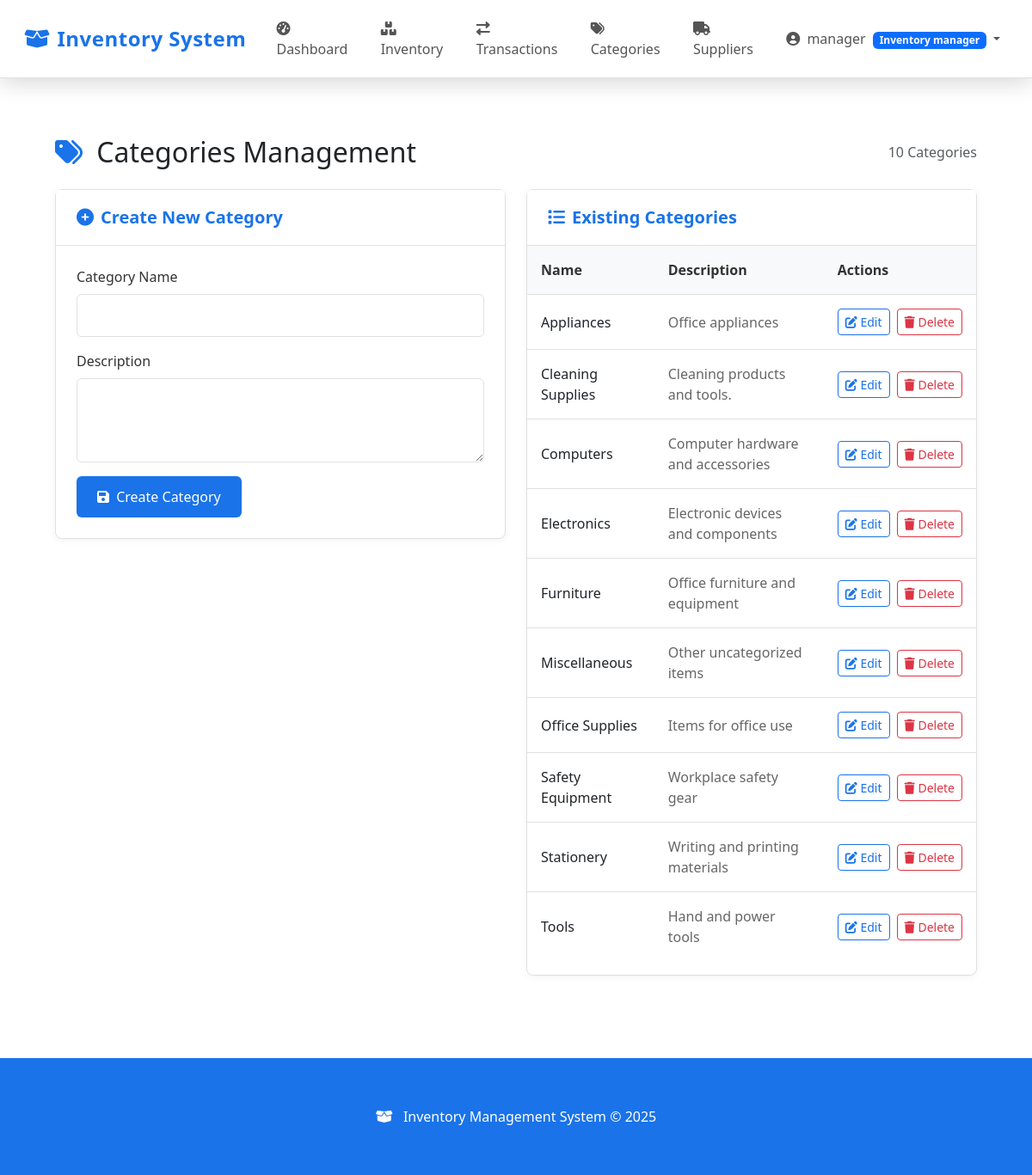
/admin/categories.php (signed in), run on the app's committed database.
### tables this page shows
CREATE TABLE `users` (
  `id` int(11) NOT NULL,
  `username` varchar(50) NOT NULL,
  `password` varchar(255) NOT NULL,
  `email` varchar(100) NOT NULL,
  `role` enum('admin','inventory_manager','staff') NOT NULL DEFAULT 'staff',
  `is_active` tinyint(1) DEFAULT 1,
  `created_at` timestamp NOT NULL DEFAULT current_timestamp(),
  `updated_at` timestamp NOT NULL DEFAULT current_timestamp() ON UPDATE current_timestamp()
);

CREATE TABLE `categories` (
  `id` int(11) NOT NULL,
  `name` varchar(100) NOT NULL,
  `description` text DEFAULT NULL,
  `created_at` timestamp NOT NULL DEFAULT current_timestamp(),
  `updated_at` timestamp NOT NULL DEFAULT current_timestamp() ON UPDATE current_timestamp()
);

### includes/auth.php (called while the page is built, shortened)
<?php
function isLoggedIn() {
    return isset($_SESSION['user_id']);
}
function hasPermission($permissionName) {
    $conn = getDBConnection();
    $userId = $_SESSION['user_id'];
    $stmt = $conn->prepare("SELECT p.name FROM user_permissions up
                           JOIN permissions p ON up.permission_id = p.id
                           WHERE up.user_id = ? AND p.name = ?");
    $stmt->bind_param("is", $userId, $permissionName);
    $stmt->execute();
    $result = $stmt->get_result();
    if ($result->num_rows > 0) {
        return true;
    }
    $stmt = $conn->prepare("SELECT p.name FROM users u
                           JOIN role_permissions rp ON u.role = rp.role
                           JOIN permissions p ON rp.permission_id = p.id
                           WHERE u.id = ? AND p.name = ?");
    $stmt->bind_param("is", $userId, $permissionName);
    $stmt->execute();
    $result = $stmt->get_result();
    $hasPermission = $result->num_rows > 0;
    return $hasPermission;
}
function getCurrentUserRole() {
    $conn = getDBConnection();
    $stmt = $conn->prepare("SELECT role FROM users WHERE id = ?");
    $stmt->bind_param("i", $_SESSION['user_id']);
    $stmt->execute();
    $result = $stmt->get_result();
    $role = $result->fetch_assoc()['role'];
    return $role;
}

### includes/functions.php (called while the page is built, shortened)
<?php
require_once __DIR__ . '/auth.php';
function getDashboardLink() {
    $role = getCurrentUserRole();
    switch ($role) {
        case 'inventory_manager':
            return BASE_URL . '/manager/dashboard.php';
    }
}

### includes/db_operations.php (called while the page is built, shortened)
<?php
require_once __DIR__ . '/functions.php';
function getAllCategories() {
    $conn = getDBConnection();
    $result = $conn->query("SELECT * FROM categories ORDER BY name");
    $categories = [];
    while ($row = $result->fetch_assoc()) {
        $categories[] = $row;
    }
    return $categories;
}

### admin/categories.php (the view, shortened to what this page needs)
<?php
require_once __DIR__ . '/../includes/auth.php';
require_once __DIR__ . '/../includes/db_operations.php';
$categories = getAllCategories();
?>
<?php include __DIR__ . '/../includes/header.php'; ?>
<div class="container">
    <div class="d-flex justify-content-between align-items-center mb-4">
        <h2 class="mb-0">
            <i class="fas fa-tags me-2" style="color: var(--primary-blue);"></i>
            Categories Management
        </h2>
        <div class="text-muted">
            <?php echo count($categories); ?> <?php echo count($categories) === 1 ? 'Category' : 'Categories'; ?>
        </div>
    </div>
    <div class="row">
        <div class="col-lg-6">
            <div class="card mb-4">
                <div class="card-header">
                    <h5 class="mb-0">
                        <i class="fas fa-plus-circle me-2"></i>Create New Category
                    </h5>
                </div>
                <div class="card-body">
                    <form method="POST" action="categories.php">
                        <div class="mb-3">
                            <label for="name" class="form-label">Category Name</label>
                            <input type="text" class="form-control" id="name" name="name" required>
                        </div>
                        <div class="mb-3">
                            <label for="description" class="form-label">Description</label>
                            <textarea class="form-control" id="description" name="description" rows="3"></textarea>
                        </div>
                        <button type="submit" name="create_category" class="btn btn-primary">
                            <i class="fas fa-save me-1"></i> Create Category
                        </button>
                    </form>
                </div>
            </div>
        </div>
        <div class="col-lg-6">
            <div class="card">
                <div class="card-header">
                    <h5 class="mb-0">
                        <i class="fas fa-list me-2"></i>Existing Categories
                    </h5>
                </div>
                <div class="card-body p-0">
                    <?php if (!empty($categories)): ?>
                        <div class="table-responsive">
                            <table class="table">
                                <thead>
                                    <tr>
                                        <th>Name</th>
                                        <th>Description</th>
                                        <th class="action-buttons">Actions</th>
                                    </tr>
                                </thead>
                                <tbody>
                                    <?php foreach ($categories as $category): ?>
                                        <tr>
                                            <td>
                                                <span style="font-weight: 500;"><?php echo htmlspecialchars($category['name']); ?></span>
                                            </td>
                                            <td>
                                                <span style="color: #666;"><?php echo htmlspecialchars($category['description']); ?></span>
                                            </td>
                                            <td class="action-buttons">
                                                <div class="d-flex gap-2">
                                                    <button class="btn btn-sm btn-outline-primary edit-btn"
                                                            data-bs-toggle="modal"
                                                            data-bs-target="#editCategoryModal"
                                                            data-id="<?php echo $category['id']; ?>"
                                                            data-name="<?php echo htmlspecialchars($category['name']); ?>"
                                                            data-description="<?php echo htmlspecialchars($category['description']); ?>">
                                                        <i class="fas fa-edit"></i> Edit
                                                    </button>
                                                    <a href="categories.php?delete=<?php echo $category['id']; ?>"
                                                       class="btn btn-sm btn-outline-danger delete-btn">
                                                        <i class="fas fa-trash"></i> Delete
                                                    </a>
                                                </div>
                                            </td>
                                        </tr>
                                    <?php endforeach; ?>
                                </tbody>
                            </table>
                        </div>
                    <?php else: ?>
                        <div class="alert alert-info m-4">
                            <i class="fas fa-info-circle me-2"></i> No categories found. Create your first category.
                        </div>
                    <?php endif; ?>
                </div>
            </div>
        </div>
    </div>
</div>
<?php include __DIR__ . '/../includes/footer.php'; ?>

### includes/header.php (shortened to what this page needs)
<?php
require_once __DIR__ . '/auth.php';
require_once __DIR__ . '/functions.php';
function getBasePath() {
    $role = getCurrentUserRole();
    return BASE_URL . '/' . ($role === 'admin' ? 'admin' : ($role === 'inventory_manager' ? 'manager' : 'staff'));
}
$basePath = getBasePath();
?>
<!DOCTYPE html>
<html lang="en">
<head>
    <link href="https://cdn.jsdelivr.net/npm/bootstrap@5.3.0/dist/css/bootstrap.min.css" rel="stylesheet">
    <link rel="stylesheet" href="https://cdnjs.cloudflare.com/ajax/libs/font-awesome/6.0.0/css/all.min.css">
</head>
<body>
    <nav class="navbar navbar-expand-lg navbar-light">
        <div class="container-fluid">
            <a class="navbar-brand" href="<?= BASE_URL ?>/index.php">
                <i class="fas fa-box-open me-2"></i>Inventory System
            </a>
            <div class="collapse navbar-collapse" id="navbarNav">
                <ul class="navbar-nav me-auto">
                    <?php if (isLoggedIn()): ?>
                        <li class="nav-item">
                            <a class="nav-link" href="<?= getDashboardLink() ?>">
                                <i class="fas fa-tachometer-alt me-1"></i> Dashboard
                            </a>
                        </li>
                        <?php if (hasPermission('view_inventory')): ?>
                            <li class="nav-item">
                                <a class="nav-link" href="<?= $basePath ?>/items.php">
                                    <i class="fas fa-boxes me-1"></i> Inventory
                                </a>
                            </li>
                        <?php endif; ?>
                        <?php if (hasPermission('view_transactions')): ?>
                            <li class="nav-item">
                                <a class="nav-link" href="<?= $basePath ?>/transactions.php">
                                    <i class="fas fa-exchange-alt me-1"></i> Transactions
                                </a>
                            </li>
                        <?php endif; ?>
                        <?php if (hasPermission('manage_categories')): ?>
                            <li class="nav-item">
                                <a class="nav-link" href="<?= $basePath ?>/categories.php">
                                    <i class="fas fa-tags me-1"></i> Categories
                                </a>
                            </li>
                        <?php endif; ?>
                        <?php if (hasPermission('manage_suppliers')): ?>
                            <li class="nav-item">
                                <a class="nav-link" href="<?= $basePath ?>/suppliers.php">
                                    <i class="fas fa-truck me-1"></i> Suppliers
                                </a>
                            </li>
                        <?php endif; ?>
                    <?php endif; ?>
                </ul>
                <ul class="navbar-nav">
                    <?php if (isLoggedIn()): ?>
                        <li class="nav-item dropdown">
                            <a class="nav-link dropdown-toggle" href="#" id="navbarDropdown" role="button" data-bs-toggle="dropdown">
                                <i class="fas fa-user-circle me-1"></i>
                                <?php echo htmlspecialchars($_SESSION['username']); ?>
                                <span class="badge bg-primary text-white ms-1"><?php echo ucfirst(str_replace('_', ' ', getCurrentUserRole())); ?></span>
                            </a>
                        </li>
                    <?php endif; ?>
                </ul>
            </div>
        </div>
    </nav>
    <div class="container mt-4">
</body>
</html>

### includes/header.php (style rules this page uses)
:root { --primary-blue: #1a73e8; --dark-blue: #0d47a1; --light-blue: #e8f0fe; --hover-blue: #4285f4; --white: #ffffff; }
body { font-family: 'Segoe UI', Tahoma, Geneva, Verdana, sans-serif; background-color: var(--white); overflow-x: hidden; padding-top: 70px; }
.navbar { background: var(--white) !important; box-shadow: 0 4px 20px rgba(0, 0, 0, 0.1); transition: all 0.3s ease; padding: 0.8rem 1rem; position: fixed; top: 0; width: 100%; z-index: 1030; border-bottom: 1px solid #e0e0e0; }
.navbar-brand { font-weight: 700; font-size: 1.5rem; letter-spacing: 0.5px; color: var(--primary-blue) !important; transition: all 0.3s ease; position: relative; }
.navbar-brand::after { content: ''; position: absolute; width: 0; height: 2px; bottom: 0; left: 0; background-color: var(--primary-blue); transition: width 0.3s ease; }
.nav-link { color: #555 !important; font-weight: 500; padding: 0.5rem 1rem !important; margin: 0 0.2rem; border-radius: 4px; transition: all 0.3s ease; position: relative; }
.nav-link i { transition: transform 0.3s ease; }
.container { animation: fadeInUp 0.6s ease; }

### admin/categories.php (style rules this page uses)
:root { --primary-blue: #1a73e8; --white: #ffffff; --light-grey: #f8f9fa; --border-color: #e0e0e0; }
body { background-color: var(--white); font-family: 'Segoe UI', Tahoma, Geneva, Verdana, sans-serif; }
.container { max-width: 1200px; margin: 0 auto; padding: 2rem; }
.card { background-color: var(--white); border: 1px solid var(--border-color); border-radius: 8px; box-shadow: 0 2px 8px rgba(0, 0, 0, 0.05); margin-bottom: 2rem; }
.card-header { background-color: var(--white); border-bottom: 1px solid var(--border-color); padding: 1.25rem 1.5rem; }
.card-header h5 { color: var(--primary-blue); font-weight: 600; margin: 0; }
.card-body { padding: 1.5rem; }
.form-label { font-weight: 500; color: #333; }
.form-control { border: 1px solid var(--border-color); border-radius: 6px; padding: 0.75rem; }
.btn-primary { background-color: var(--primary-blue); border: none; border-radius: 6px; padding: 0.75rem 1.5rem; font-weight: 500; }
.btn-outline-primary { border-color: var(--primary-blue); color: var(--primary-blue); }
.btn-outline-danger { border-color: #dc3545; color: #dc3545; }
.table { width: 100%; border-collapse: collapse; }
.table th { background-color: var(--light-grey); color: #333; font-weight: 600; padding: 1rem; text-align: left; border-bottom: 1px solid var(--border-color); }
.table td { padding: 1rem; border-bottom: 1px solid var(--border-color); vertical-align: middle; }
.table tr:last-child td { border-bottom: none; }
.action-buttons { white-space: nowrap; }

### data on the page
users: role "Inventory manager"
categories: name "Appliances", description "Office appliances"
categories: name "Cleaning Supplies", description "Cleaning products and tools."
categories: name "Computers", description "Computer hardware and accessories"
categories: name "Electronics", description "Electronic devices and components"
categories: name "Furniture", description "Office furniture and equipment"
categories: name "Miscellaneous", description "Other uncategorized items"
categories: name "Office Supplies", description "Items for office use"
categories: name "Safety Equipment", description "Workplace safety gear"
categories: name "Stationery", description "Writing and printing materials"
categories: name "Tools", description "Hand and power tools"

### other printed values
$_SESSION['username'] "manager"
count($categories) "10"
